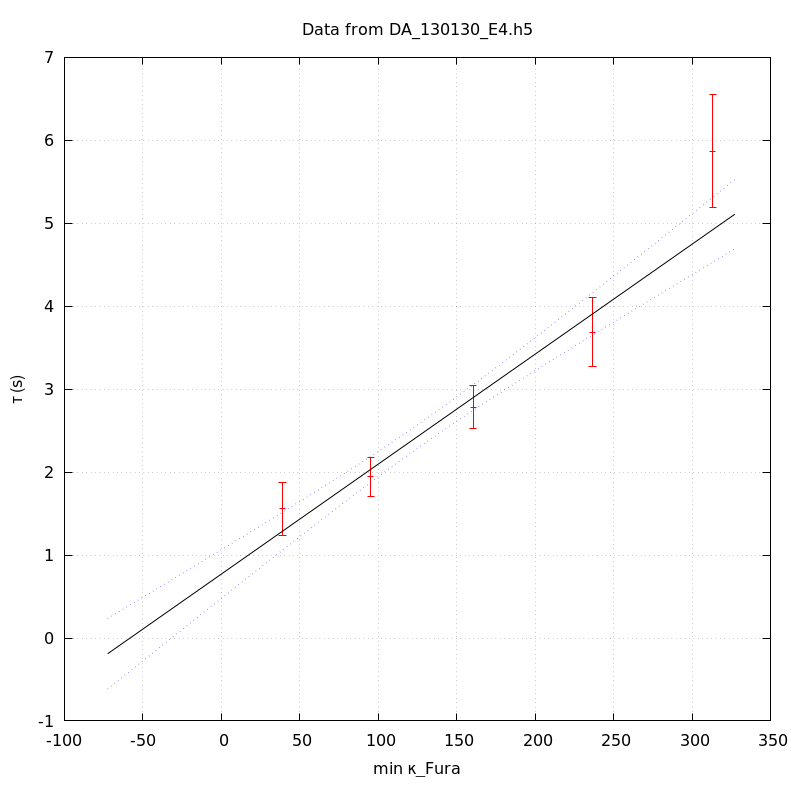

Write the gnuplot code that produced this figure.
unset key
set grid
set ylabel 'τ (s)'
set xlabel 'min κ_Fura' noenhanced
set title 'Data from DA_130130_E4.h5' noenhanced
set xrange [-1000<*:*]
plot 'DA_130130_E4_aba_tau_vs_min_kappa' index 0 using 1:2:(1.96*$3) linecolor rgb 'red' with yerrorbars,\
'' index 1 using 1:2 with lines linecolor rgb 'black',\
'' index 1 using 1:3 with lines linecolor rgb 'blue' lt 'dotted',\
'' index 1 using 1:4 with lines linecolor rgb 'blue' lt 'dotted'
